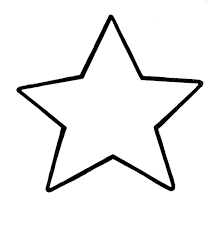
#> input picture star.png, 217 x 232 px
$ python temp.py   (older library calls are emulated)
#> lines starting #> are read from the running program, lines starting #| are printed output that depends on the picture; after the words box and inside, x2 and y2 are one past the last pixel; in counts of white or black regions, pixels touching at a corner belong together
import numpy as np
import cv2
img = cv2.imread('star.png')
#> img is the input picture: shape (232, 217, 3); min 0, max 255, mean 242
imgray = cv2.cvtColor(img, cv2.COLOR_BGR2GRAY)
ret, thresh = cv2.threshold(imgray, 127, 255, 0)
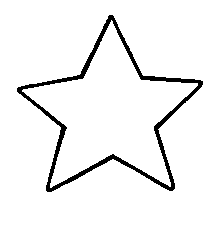
#> thresh: shape (232, 217); 94.9% white; 1 black region
image, contours, hierarchy = cv2.findContours(thresh, cv2.RETR_TREE, cv2.CHAIN_APPROX_SIMPLE)
#> contours = 3 contours; box (x1, y1, x2, y2) and area: (0, 0, 217, 232) 49896, (16, 14, 204, 193) 15162, (22, 20, 198, 188) 12038

# img = cv2.drawContours(img, contours, -1, (0,255,0), 3)
# img = cv2.drawContours(img, contours, 3, (0,255,0), 3)
cnt = contours[2]
#> cnt = contour of 342 points, box (x1, y1, x2, y2) (22, 20, 198, 188), area 12038
img = cv2.drawContours(img, [cnt], 0, (0,255,0), 3)
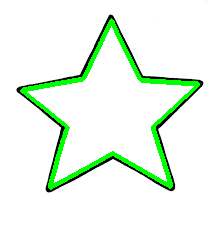
#> img: shape (232, 217, 3); 5.59% of pixels changed, all inside (x1, y1, x2, y2) = (20, 18, 200, 190)

cv2.imshow('image', img)
cv2.waitKey(0)
cv2.destroyAllWindows()
